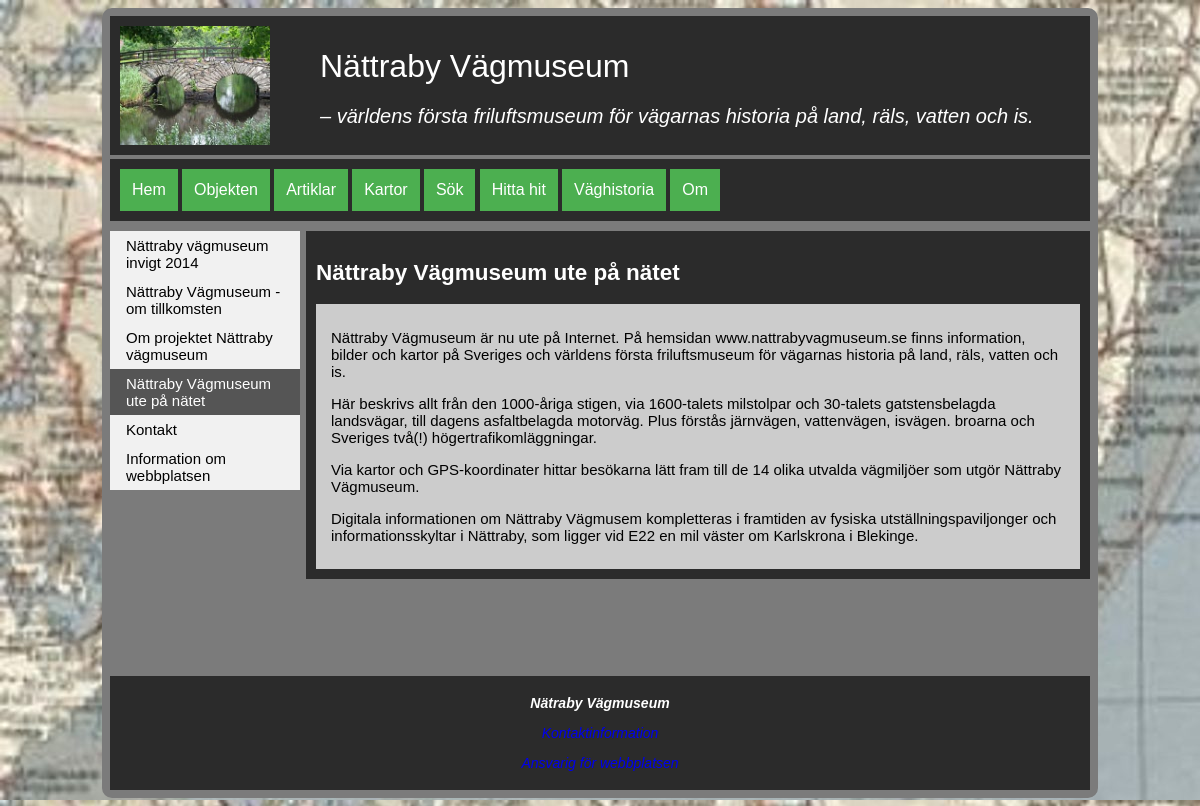
/aboutpage.php?page=om-vagmuseum-natet, run on the app's committed database.
### tables this page shows
CREATE TABLE article
(
    id INTEGER PRIMARY KEY NOT NULL,
    name TEXT UNIQUE NOT NULL,
    title TEXT NOT NULL,
    data TEXT NOT NULL,
    author TEXT NOT NULL,
    gps TEXT,
    mapImage TEXT,
    image1 TEXT,
    image1Alt TEXT,
    image1Text, TEXT,
    image2 TEXT,
    image2Alt TEXT,
    image2Text TEXT
);

### aboutpage.php (called while the page is built, shortened)
<?php
require __DIR__ . "/view/header.php";
require __DIR__ . "/view/report_multi.php";
require __DIR__ . "/view/footer.php";

### view/about5.php (the view, shortened to what this page needs)
<?php
    $db = connectToDatabase($dsn2);
    $sql = "SELECT * FROM article;";
    $stmt = $db->prepare($sql);
    $stmt->execute();
    $res1 = $stmt->fetchAll();
    ?>
    <section>
        <header>
            <h1><?= $res1[6]["title"]; ?></h1>
        </header>
    <article>
<?= $res1[6]["data"]; ?>
    </article>
</section>

### view/header.php (shortened to what this page needs)
<?php
    $db = connectToDatabase($dsn2);
    $sql = "SELECT * FROM article;";
    $stmt = $db->prepare($sql);
    $stmt->execute();
    $res1 = $stmt->fetchAll();
    ?>
 <!doctype html>
<html lang="sv">
<head>
    <link rel="stylesheet" href="css/style.css">
</head>
<body>
    <header class="site-header">
        <img class="image2"src="img\250\tva-valvig-stenbro-over-nattrabyan.jpg" alt="Skylt gamla landsvägen" />
        <span class="site-title"><?= $res1[0]["title"]; ?></span>
        <span class="site-slogan"><?= $res1[0]["TEXT"]; ?></span>
    </header>
    <nav class="navbar">
        <a class="<?= basename($_SERVER['REQUEST_URI']) == "index.php" ? "selected" : ""; ?>" href="index.php">Hem</a>
        <a class="<?= basename($_SERVER['REQUEST_URI']) == "objectspage.php" ? "selected" : ""; ?>" href="objectspage.php">Objekten</a>
        <a class="<?= basename($_SERVER['REQUEST_URI']) == "articelspage.php" ? "selected" : ""; ?>" href="articelspage.php">Artiklar</a>
        <a class="<?= basename($_SERVER['REQUEST_URI']) == "mapshome.php" ? "selected" : ""; ?>" href="mapshome.php">Kartor</a>
        <a class="<?= basename($_SERVER['REQUEST_URI']) == "search.php" ? "selected" : ""; ?>" href="search.php">Sök</a>
        <a class="<?= basename($_SERVER['REQUEST_URI']) == "contact.php" ? "selected" : ""; ?>" href="contact.php">Hitta hit</a>
        <a class="<?= basename($_SERVER['REQUEST_URI']) == "historypage.php" ? "selected" : ""; ?>" href="historypage.php">Väghistoria</a>
        <a class="<?= basename($_SERVER['REQUEST_URI']) == "aboutpage.php" ? "selected" : ""; ?>" href="aboutpage.php">Om</a>
    </nav>
<main>

### css/style.css (style rules this page uses)
html { overflow-y: scroll; background-image: url("../img/800/karta-blekinge.jpg"); }
main { min-height: 30em; overflow: auto; }
.image2 { padding-left: 10px; padding-bottom: 10px; padding-top: 10px; float: left; width: 150px; }
body { margin: 8px auto; padding: 8px; width: 980px; background-color: #7b7b7b; border-radius: 10px; font-family: Helvetica, Arial, sans-serif; font-size: 15px; }
.site-header { overflow: auto; background-color: #2b2b2b; color: white; }
.site-title { display: block; padding-top: 1em; padding-left: 50px; font-size: 32px; overflow: auto; }
.site-slogan { display: block; padding-left: 50px; padding-top: 1em; font-style: italic; overflow: auto; font-size: 20px; }
a:link { text-decoration: none; }
.navbar { padding: 10px; background-color: #2b2b2b; margin-top: 4px; }
.navbar a { display: inline-block; background-color: #4caf50; color: white; padding: 12px; font-size: 16px; border: none; text-decoration: none; }
section { overflow: auto; background-color: #2b2b2b; color: white; margin-top: 10px; padding: 10px; }
article { overflow: auto; background-color: #ccc; color: black; margin-top: 5px; padding: 10px 15px; }

### data on the page
article: title "Nättraby Vägmuseum", TEXT "– världens första friluftsmuseum för vägarnas historia på land, räls, vatten och is."
article: title "Nättraby Vägmuseum ute på nätet", data "Nättraby Vägmuseum är nu ute på Internet. På hemsidan www.nattrabyvagmuseum.se finns information, bilder och kartor på Sveriges och världens första friluftsmuseum för vägarnas historia på land, räls, vatten och is. Här beskrivs allt från den 1000-åriga stigen, via 1600-talets milstolpar och 30-talets gatstensbelagda landsvägar, till dagens asfaltbelagda motorväg. Plus förstås järnvägen, vattenvägen, isvägen. broarna och Sveriges två(!) högertrafikomläggningar. Via kartor och GPS-koordinater hittar besökarna lätt fram till de 14 olika utvalda vägmiljöer som utgör Nättraby Vägmuseum. Digitala informationen om Nättraby Vägmusem kompletteras i framtiden av fysiska utställningspaviljonger och…"

### other printed values
$value["titel"] "Nättraby vägmuseum invigt 2014"
$value["titel"] "Nättraby Vägmuseum - om tillkomsten"
$value["titel"] "Om projektet Nättraby vägmuseum"
$value["titel"] "Nättraby Vägmuseum ute på nätet"
$value["titel"] "Kontakt"
$value["titel"] "Information om webbplatsen"
